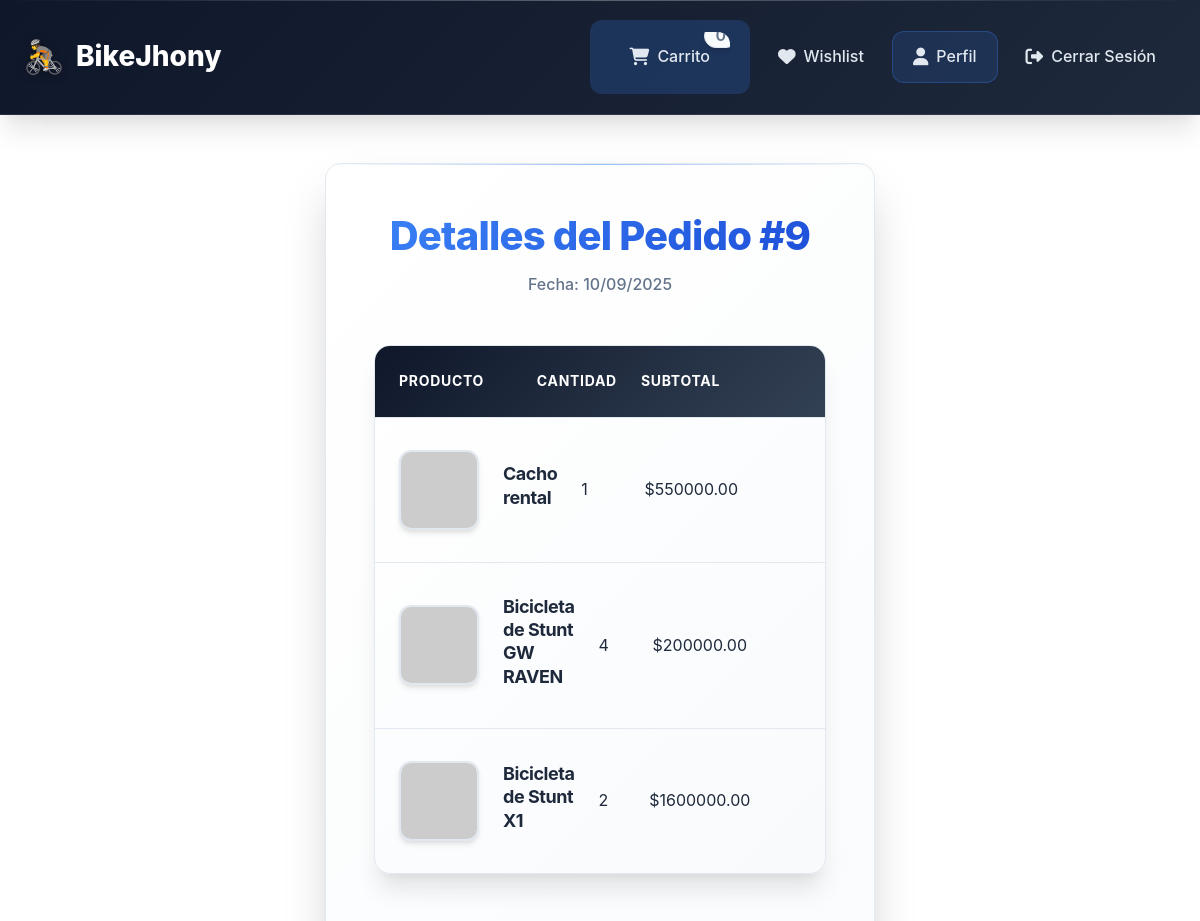
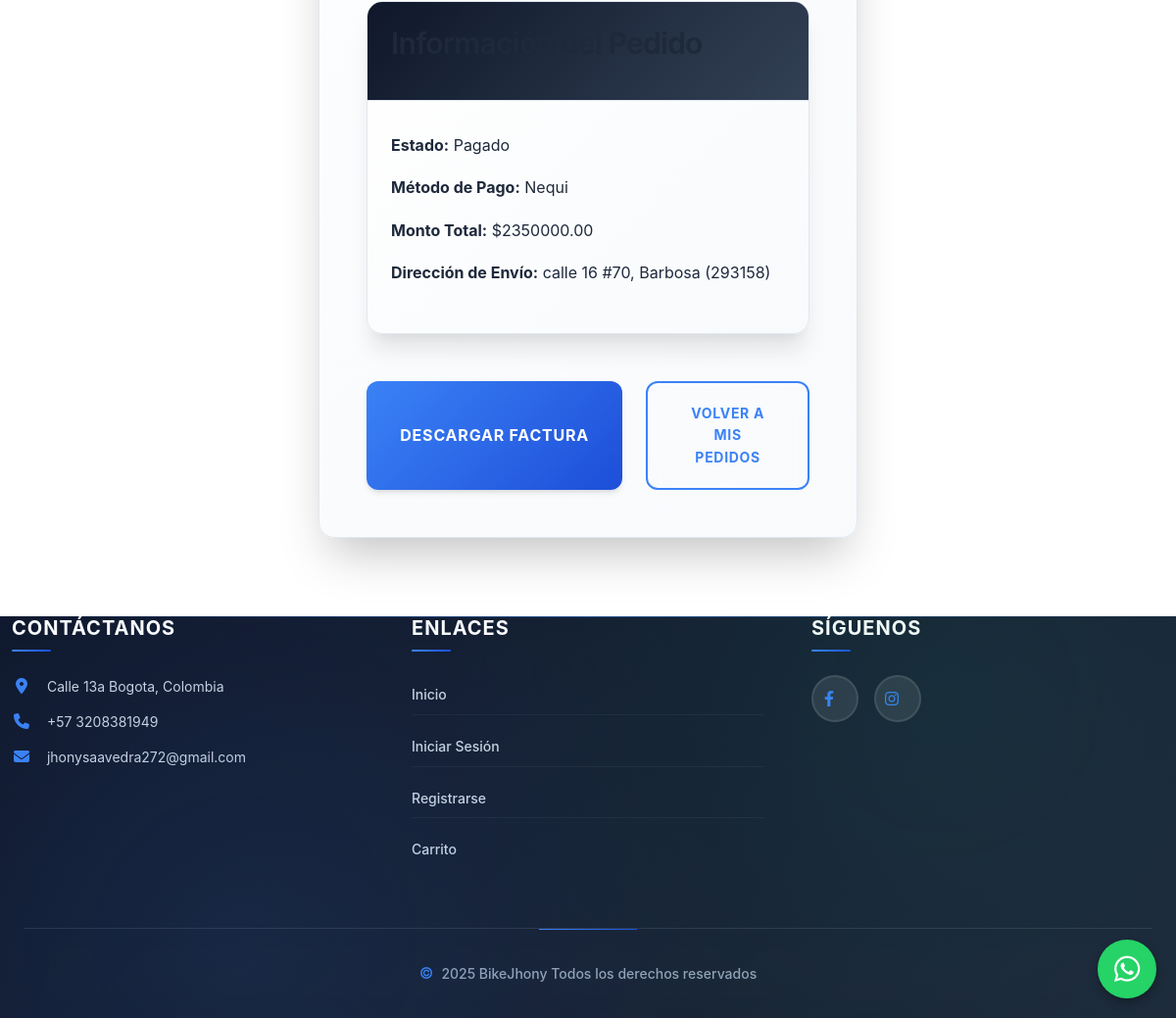
Screenshot of /dashboard/pedido_detalle/9 (signed in) with the database file from the repository (2 pictures, top to bottom).
### models/pedido.py (models this page shows)
class Pedido(db.Model):
    __tablename__ = 'pedidos'
    id = db.Column(db.Integer, primary_key=True)
    usuario_id = db.Column(db.Integer, db.ForeignKey('usuarios.id'))
    direccion_id = db.Column(db.Integer, db.ForeignKey('direcciones.id'))
    monto_total = db.Column(db.Numeric(10, 2), nullable=False)
    metodo_pago = db.Column(db.String(20), nullable=False)
    estado = db.Column(db.String(20), default='pendiente')
    fecha_creacion = db.Column(db.DateTime, default=db.func.current_timestamp())
    usuario = db.relationship('User', backref='pedidos')
    detalles = db.relationship('DetallePedido', back_populates='pedido', lazy=True)
    direccion = db.relationship('Direccion', backref='pedidos')

### models/detalle_pedido.py (models this page shows)
class DetallePedido(db.Model):
    __tablename__ = 'detalles_pedidos'
    id = db.Column(db.Integer, primary_key=True)
    pedido_id = db.Column(db.Integer, db.ForeignKey('pedidos.id'), nullable=False)
    product_id = db.Column(db.Integer, db.ForeignKey('productos.id'), nullable=False)
    cantidad = db.Column(db.Integer, nullable=False)
    precio_unitario = db.Column(db.Float, nullable=False)
    producto = db.relationship('Product', backref='detalles_pedidos')
    pedido = db.relationship('Pedido', back_populates='detalles')

### models/product.py (models this page shows, shortened)
class Product(db.Model):
    __tablename__ = 'productos'
    id = db.Column(db.Integer, primary_key=True)
    nombre = db.Column(db.String(100), nullable=False)
    descripcion = db.Column(db.String(255))
    precio = db.Column(db.Float, nullable=False)
    stock = db.Column(db.Integer, nullable=False)
    url_imagen = db.Column(db.String(255))
    subcategoria_id = db.Column(db.Integer, db.ForeignKey('subcategorias.id'), nullable=False)
    subcategoria = db.relationship('Subcategoria', back_populates='productos')

### models/direccion.py (models this page shows)
class Direccion(db.Model):
    __tablename__ = 'direcciones'
    id = db.Column(db.Integer, primary_key=True)
    usuario_id = db.Column(db.Integer, db.ForeignKey('usuarios.id'))
    calle = db.Column(db.String(100), nullable=False)
    ciudad = db.Column(db.String(100), nullable=False)
    codigo_postal = db.Column(db.String(20))
    fecha_creacion = db.Column(db.DateTime, default=db.func.current_timestamp())

### routes/dashboard.py (the view)
@dashboard_bp.route('/pedido_detalle/<int:pedido_id>')
@login_required
def pedido_detalle(pedido_id):
    pedido = Pedido.query.get_or_404(pedido_id)
    if current_user.rol == 'cliente' and pedido.usuario_id != current_user.id:
        flash('Acceso denegado', 'danger')
        return redirect(url_for('dashboard.client_dashboard'))
    return render_template('pedido_detalle.html', pedido=pedido)

### app.py (called while the page is built)
@login_manager.user_loader
def load_user(user_id):
    return db.session.get(User, int(user_id))

### templates/pedido_detalle.html (shortened to what this page needs)
{% extends 'base.html' %}
{% block content %}
<div class="form-container">
    <div class="form-header">
        <h2 class="form-title">Detalles del Pedido #{{ pedido.id }}</h2>
        <p class="form-subtitle">Fecha: {{ pedido.fecha_creacion.strftime('%d/%m/%Y') }}</p>
    </div>
    <div class="cart-table">
        <div class="cart-table-header">
            <div class="cart-table-header-row">
                <span>Producto</span>
                <span>Cantidad</span>
                <span>Subtotal</span>
            </div>
        </div>
        {% if pedido.detalles %}
            {% for detalle in pedido.detalles %}
                <div class="cart-item">
                    <div class="cart-item-row">
                        <div class="cart-item-product">
                            {% if detalle.producto.url_imagen %}
                                <img src="{{ detalle.producto.url_imagen }}" alt="{{ detalle.producto.nombre }}" class="cart-item-image">
                            {% else %}
                                <img src="{{ url_for('static', filename='images/placeholder.jpg') }}" alt="Placeholder" class="cart-item-image">
                            {% endif %}
                            <div class="cart-item-info">
                                <h4>{{ detalle.producto.nombre }}</h4>
                            </div>
                        </div>
                        <div>{{ detalle.cantidad }}</div>
                        <div>${{ "%.2f"|format(detalle.precio_unitario * detalle.cantidad) }}</div>
                    </div>
                </div>
            {% endfor %}
        {% else %}
            <div class="empty-cart">
                <i class="fas fa-exclamation-circle empty-cart-icon"></i>
                <h3>No hay detalles disponibles</h3>
            </div>
        {% endif %}
    </div>
    <div class="cart-table">
        <div class="cart-table-header">
            <h3>Información del Pedido</h3>
        </div>
        <div class="cart-item">
            <p><strong>Estado:</strong> {{ pedido.estado|title }}</p>
            <p><strong>Método de Pago:</strong> {{ pedido.metodo_pago|title }}</p>
            <p><strong>Monto Total:</strong> ${{ "%.2f"|format(pedido.monto_total) }}</p>
            {% if pedido.direccion %}
                <p><strong>Dirección de Envío:</strong> {{ pedido.direccion.calle }}, {{ pedido.direccion.ciudad }} {% if pedido.direccion.codigo_postal %}({{ pedido.direccion.codigo_postal }}){% endif %}</p>
            {% else %}
                <p><strong>Dirección de Envío:</strong> No disponible</p>
            {% endif %}
        </div>
    </div>
    {% if pedido.estado == 'pagado' %}
        <div class="cart-actions">
            <a href="{{ url_for('cart.descargar_factura', pedido_id=pedido.id) }}" class="btn btn-primary checkout-btn">Descargar Factura</a>
            <a href="{{ url_for('dashboard.mis_pedidos') }}" class="continue-shopping">Volver a Mis Pedidos</a>
        </div>
    {% else %}
        <div class="cart-actions">
            <a href="{{ url_for('dashboard.mis_pedidos') }}" class="continue-shopping">Volver a Mis Pedidos</a>
        </div>
    {% endif %}
</div>
{% endblock %}

### static/css/main.css (style rules this page uses)
:root { --primary-color: #3b82f6; --primary-hover: #2563eb; --primary-light: #dbeafe; --secondary-color: #64748b; --secondary-hover: #475569; --success-color: #10b981; --success-light: #d1fae5; --danger-color: #ef4444; --danger-light: #fee2e2; --warning-color: #f59e0b; --warning-light: #fef3c7; --dark-color: #0f172a; --light-color: #f8fafc; --background-color: #ffffff; --surface-color: #f1f5f9; --border-color: #e2e8f0; --border-hover: #cbd5e1; --text-color: #1e293b; --text-muted: #64748b; --text-light: #94a3b8; --shadow-sm: 0 1px 2px 0 rgba(0, 0, 0, 0.05); --shadow: 0 4px 6px -1px rgba(0, 0, 0, 0.1), 0 2px 4px -1px rgba(0, 0, 0, 0.06); --shadow-md: 0 10px 15px -3px rgba(0, 0, 0, 0.1), 0 4px 6px -2px rgba(0, 0, 0, 0.05); --shadow-lg: 0 20px 25px -5px rgba(0, 0, 0, 0.1), 0 10px 10px -5px rgba(0, 0, 0, 0.04); --shadow-xl: 0 25px 50px -12px rgba(0, 0, 0, 0.25); --border-radius: 12px; --border-radius-sm: 8px; --border-radius-lg: 16px; --border-radius-xl: 24px; --transition: all 0.3s cubic-bezier(0.4, 0, 0.2, 1); --transition-fast: all 0.15s cubic-bezier(0.4, 0, 0.2, 1); --gradient-primary: linear-gradient(135deg, #3b82f6 0%, #1d4ed8 100%); --gradient-secondary: linear-gradient(135deg, #64748b 0%, #475569 100%); --gradient-surface: linear-gradient(135deg, #ffffff 0%, #f8fafc 100%); --gradient-dark: linear-gradient(135deg, #0f172a 0%, #1e293b 100%); }
* { margin: 0; padding: 0; box-sizing: border-box; }
*::before, *::after { box-sizing: border-box; }
body { font-family: "Inter", -apple-system, BlinkMacSystemFont, "Segoe UI", Roboto, "Helvetica Neue", Arial, sans-serif; line-height: 1.6; color: var(--text-color); background: var(--background-color); font-feature-settings: "kern" 1, "liga" 1; -webkit-font-smoothing: antialiased; -moz-osx-font-smoothing: grayscale; scroll-behavior: smooth; }
h1, h2, h3, h4, h5, h6 { font-weight: 700; line-height: 1.2; margin-bottom: 1rem; color: var(--text-color); letter-spacing: -0.025em; }
h2 { font-size: 2.25rem; font-weight: 700; }
h3 { font-size: 1.875rem; font-weight: 600; }
h4 { font-size: 1.5rem; font-weight: 600; }
p { margin-bottom: 1rem; line-height: 1.7; }
a { color: var(--primary-color); text-decoration: none; transition: var(--transition); position: relative; }
.btn { display: inline-flex; align-items: center; justify-content: center; padding: 0.875rem 1.75rem; font-size: 0.875rem; font-weight: 600; border-radius: var(--border-radius); border: none; cursor: pointer; transition: var(--transition); text-decoration: none; gap: 0.5rem; position: relative; overflow: hidden; white-space: nowrap; user-select: none; transform: translateY(0); }
.btn::before { content: ""; position: absolute; top: 0; left: -100%; width: 100%; height: 100%; background: linear-gradient(90deg, transparent, rgba(255, 255, 255, 0.2), transparent); transition: left 0.5s; }
.btn-primary { background: var(--gradient-primary); color: white; box-shadow: var(--shadow); }

### static/css/forms.css (style rules this page uses)
.form-container { max-width: 550px; margin: 3rem auto; padding: 3rem; background: var(--gradient-surface); border-radius: var(--border-radius-lg); box-shadow: var(--shadow-xl); border: 1px solid var(--border-color); position: relative; backdrop-filter: blur(20px); animation: fadeInUp 0.6s ease-out; }
.form-container::before { content: ""; position: absolute; top: 0; left: 0; right: 0; height: 1px; background: linear-gradient(90deg, transparent, rgba(59, 130, 246, 0.5), transparent); }
.form-header { text-align: center; margin-bottom: 3rem; position: relative; }
.form-title { font-size: 2.5rem; font-weight: 800; background: var(--gradient-primary); -webkit-background-clip: text; -webkit-text-fill-color: transparent; background-clip: text; margin-bottom: 0.75rem; letter-spacing: -0.02em; }
.form-subtitle { color: var(--text-muted); font-size: 1rem; font-weight: 500; line-height: 1.6; }

### static/css/styles.css (style rules this page uses)
.btn-primary { background: var(--gradient-primary); border: 2px solid transparent; color: white; font-weight: 600; text-transform: uppercase; letter-spacing: 0.05em; box-shadow: var(--shadow); position: relative; overflow: hidden; }
.btn-primary::before { content: ""; position: absolute; top: 0; left: -100%; width: 100%; height: 100%; background: linear-gradient(90deg, transparent, rgba(255, 255, 255, 0.3), transparent); transition: left 0.5s; }

### rows the page displays
Pedido: id "9", fecha_creacion "10/09/2025", estado "Pagado", metodo_pago "Nequi", monto_total "2350000.00"
DetallePedido: producto.nombre "Cacho rental", cantidad "1", detalle.precio_unitario*detalle.cantidad "550000.00"
DetallePedido: producto.nombre "Bicicleta de Stunt GW RAVEN", cantidad "4", detalle.precio_unitario*detalle.cantidad "200000.00"
DetallePedido: producto.nombre "Bicicleta de Stunt X1", cantidad "2", detalle.precio_unitario*detalle.cantidad "1600000.00"
Direccion: direccion.calle "calle 16 #70", direccion.ciudad "Barbosa", direccion.codigo_postal "293158"
